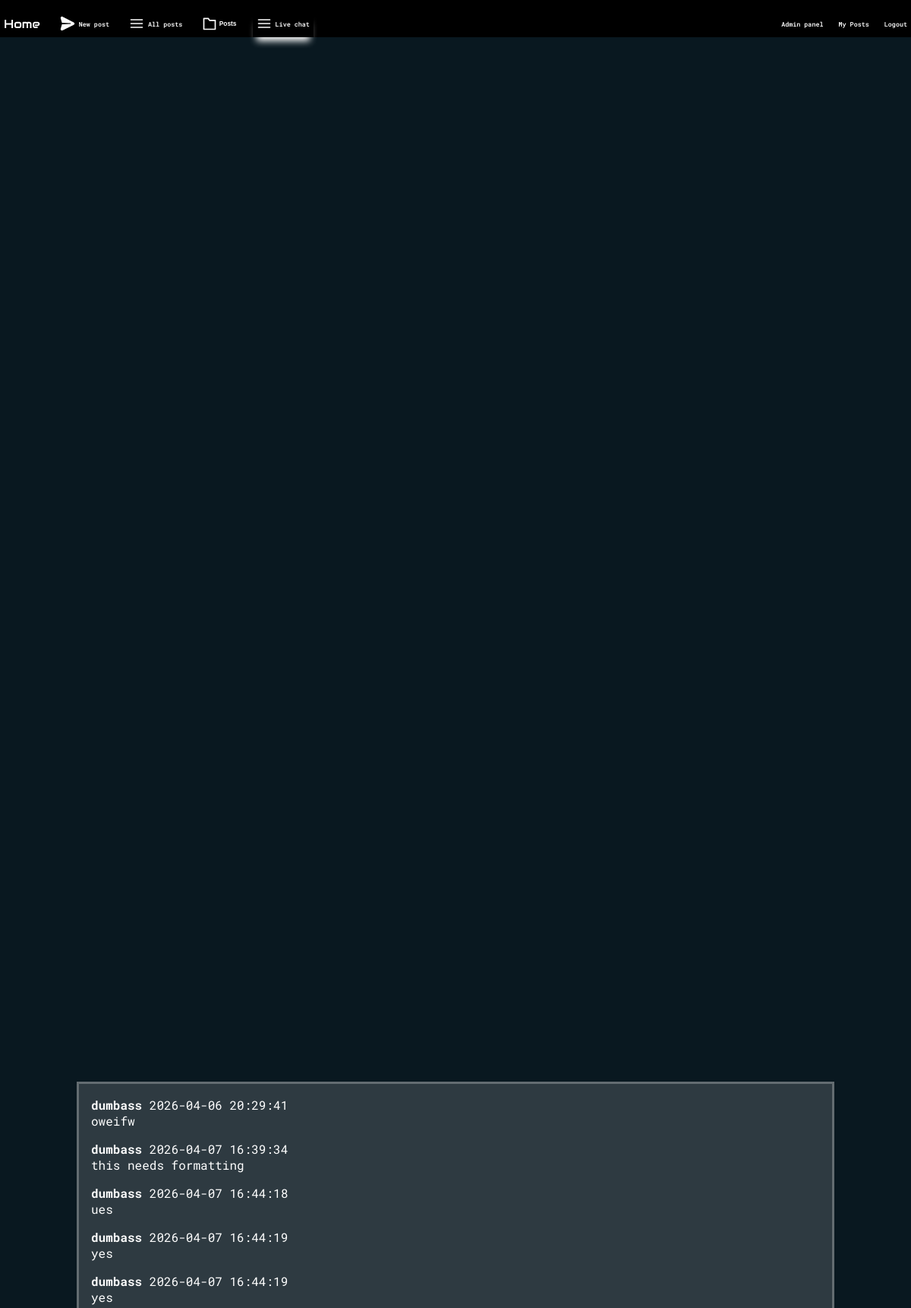
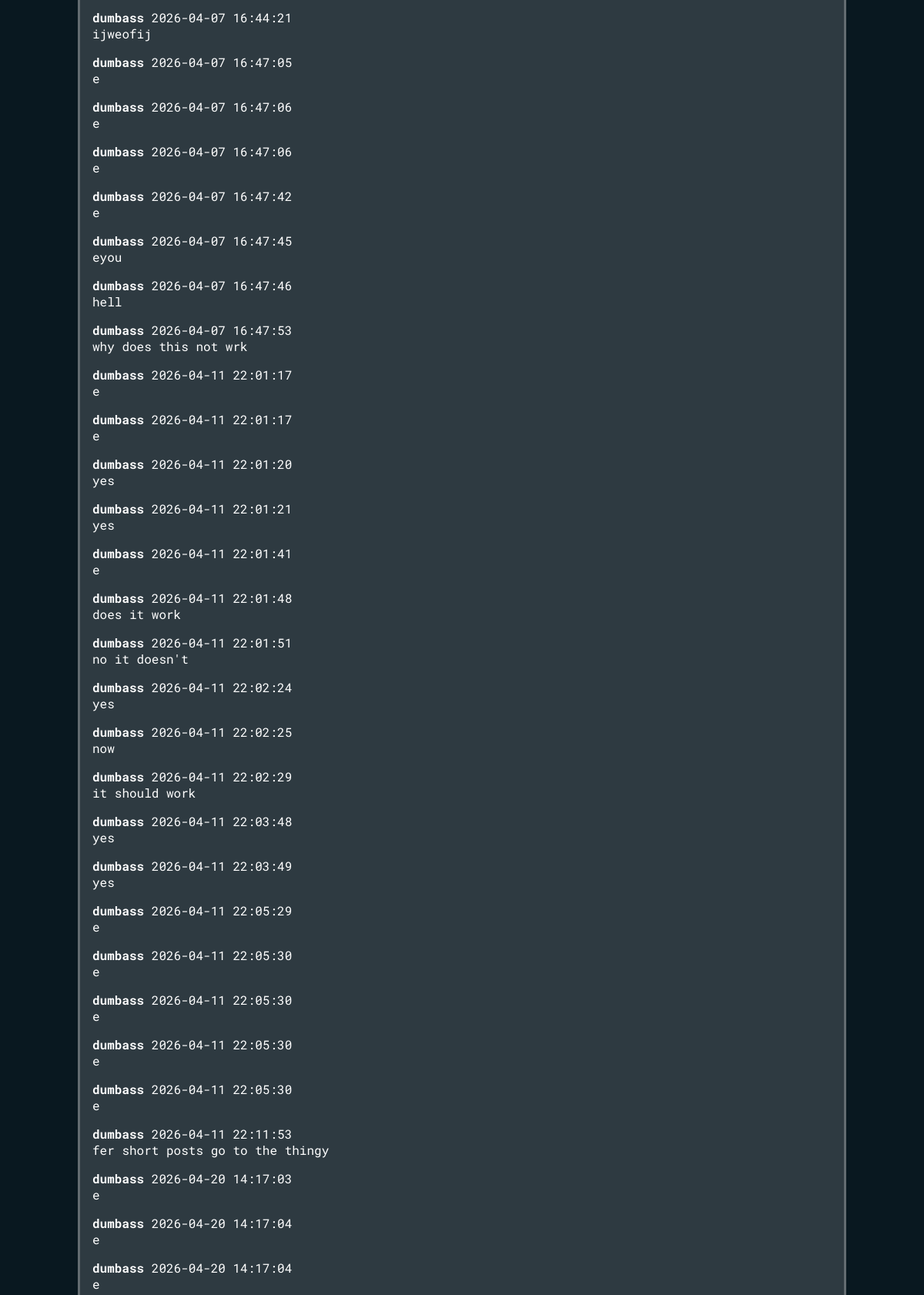
Page /livechat (signed in, upper part) on the committed database (2 pictures, top to bottom).
### tables this page shows
CREATE TABLE chat ("id" INTEGER PRIMARY KEY AUTOINCREMENT, "user_id" INTEGER NOT NULL REFERENCES users(id), "message" TEXT NOT NULL, "time" TEXT NOT NULL);

CREATE TABLE "users" (
    id INTEGER PRIMARY KEY AUTOINCREMENT,
    "name" TEXT UNIQUE,
    password TEXT
, imageurl TEXT, email TEXT);

### app.py (the view)
@app.route("/livechat")
def livechat():
    if "user_id" not in session:
        return redirect(url_for("login"))
    sql = """
        SELECT chat.message, chat.time, users.name
        FROM chat
        JOIN users ON chat.user_id = users.id
        ORDER BY chat.id ASC;
    """
    messages = query_db(sql)
    return render_template("livechat.html", messages=messages)

### app.py (called while the page is built)
def get_db():
    db = getattr(g, '_database', None)
    if db is None:
        db = g._database = sqlite3.connect(DATABASE)
    return db

@app.teardown_appcontext
def close_connection(exception):
    db = getattr(g, '_database', None)
    if db is not None:
        db.close()

def query_db(query, args=(), one=False):
    cur = get_db().execute(query, args)
    rv = cur.fetchall()
    cur.close()
    return (rv[0] if rv else None) if one else rv

### templates/livechat.html (shortened to what this page needs)
{% extends "layout.html" %}
{% block body %}
<div class="chat-centered-content">
    <div id="chat-box" class="chat-box">
        {% for message in messages %}
            <div class="chat-message">
                <div class="chat-meta">
                    <strong>{{ message[2] }}</strong>
                    <span>{{ message[1] }}</span>
                </div>
                <div class="chat-text">{{ message[0] }}</div>
            </div>
        {% endfor %}
    </div>
</div>
{% endblock %}

### static/style.css (style rules this page uses)
:root { --nav-box-shadow:white; --nav-box-shadow-light:rgba(255, 255, 255, 0.6); --box-background:rgba(255, 255, 255, 0.15); --box-border:3px solid rgba(255, 255, 255, 0.25); --error-red:rgba(184, 39, 39, 0.616); --light-font:rgb(200, 200, 200); --sidebar-font-size:0.8vw; --reply-font:calc(0.5vh + 0.5vw); --reply-line:calc(2vh + 2vw); --navbar-font-size:0.7vw; --navbar-title-size:1.3vw; }
body { background:rgba(9, 24, 32); color:white; font-family:"Roboto Mono"; margin:0; }
.chat-centered-content { display:grid; place-items:center; }
.chat-box { background:var(--box-background); border:var(--box-border); width:80%; padding:1em; margin-top:0; margin-bottom:2vh; gap:1em; height:80vh; max-height:60%; overflow-y:auto; display:flex; flex-direction:column; }

### rows in the picture
chat: name "dumbass", time "2026-04-06 20:29:41", message "oweifw"
chat: name "dumbass", time "2026-04-07 16:39:34", message "this needs formatting"
chat: name "dumbass", time "2026-04-07 16:44:18", message "ues"
chat: name "dumbass", time "2026-04-07 16:44:19", message "yes"
chat: name "dumbass", time "2026-04-07 16:44:19", message "yes"
chat: name "dumbass", time "2026-04-07 16:44:21", message "ijweofij"
chat: name "dumbass", time "2026-04-07 16:47:05", message "e"
chat: name "dumbass", time "2026-04-07 16:47:06", message "e"
chat: name "dumbass", time "2026-04-07 16:47:06", message "e"
chat: name "dumbass", time "2026-04-07 16:47:42", message "e"
chat: name "dumbass", time "2026-04-07 16:47:45", message "eyou"
chat: name "dumbass", time "2026-04-07 16:47:46", message "hell"
chat: name "dumbass", time "2026-04-07 16:47:53", message "why does this not wrk"
chat: name "dumbass", time "2026-04-11 22:01:17", message "e"
chat: name "dumbass", time "2026-04-11 22:01:17", message "e"
chat: name "dumbass", time "2026-04-11 22:01:20", message "yes"
chat: name "dumbass", time "2026-04-11 22:01:21", message "yes"
chat: name "dumbass", time "2026-04-11 22:01:41", message "e"
chat: name "dumbass", time "2026-04-11 22:01:48", message "does it work"
chat: name "dumbass", time "2026-04-11 22:01:51", message "no it doesn't"
chat: name "dumbass", time "2026-04-11 22:02:24", message "yes"
chat: name "dumbass", time "2026-04-11 22:02:25", message "now"
chat: name "dumbass", time "2026-04-11 22:02:29", message "it should work"
chat: name "dumbass", time "2026-04-11 22:03:48", message "yes"
chat: name "dumbass", time "2026-04-11 22:03:49", message "yes"
chat: name "dumbass", time "2026-04-11 22:05:29", message "e"
chat: name "dumbass", time "2026-04-11 22:05:30", message "e"
chat: name "dumbass", time "2026-04-11 22:05:30", message "e"
chat: name "dumbass", time "2026-04-11 22:05:30", message "e"
chat: name "dumbass", time "2026-04-11 22:05:30", message "e"
chat: name "dumbass", time "2026-04-11 22:11:53", message "fer short posts go to the thingy"
chat: name "dumbass", time "2026-04-20 14:17:03", message "e"
chat: name "dumbass", time "2026-04-20 14:17:04", message "e"
chat: name "dumbass", time "2026-04-20 14:17:04", message "e"
